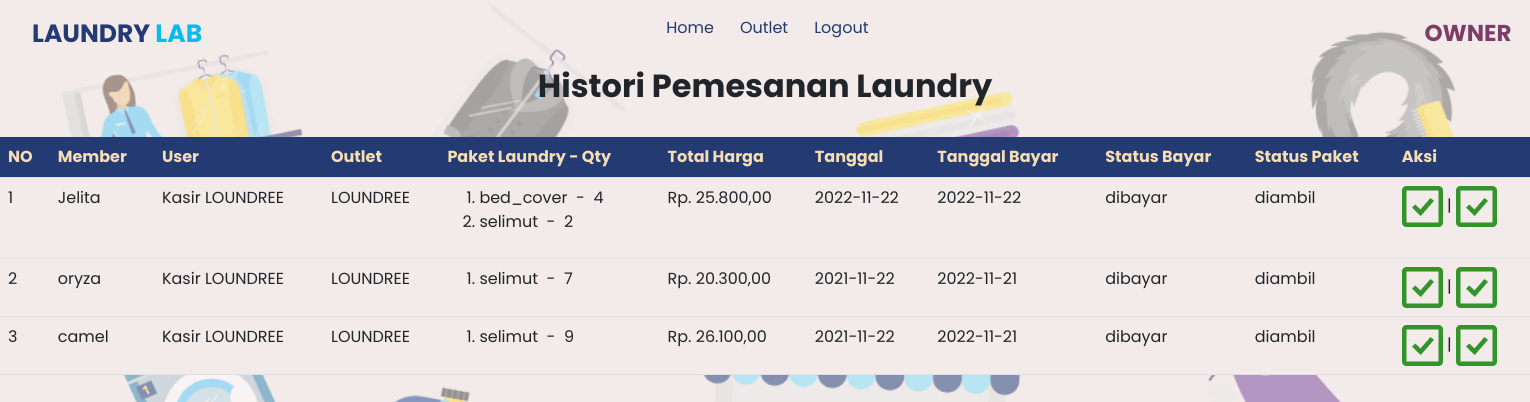
/laundry_ukl/owner/member/histori_owner.php?id_outlet=2 (signed in), run on the app's committed database.
### tables this page shows
CREATE TABLE `transaksi` (
  `id_transaksi` int(11) NOT NULL,
  `id_member` int(11) NOT NULL,
  `id_outlet` int(11) NOT NULL,
  `tgl` date NOT NULL,
  `batas_waktu` date NOT NULL,
  `tgl_bayar` date NOT NULL,
  `status` enum('baru','proses','selesai','diambil') NOT NULL,
  `status_bayar` enum('dibayar','belum_dibayar') NOT NULL,
  `id_user` int(11) NOT NULL
);

CREATE TABLE `member` (
  `id_member` int(11) NOT NULL,
  `nama_member` varchar(100) NOT NULL,
  `alamat` varchar(100) NOT NULL,
  `jenis_kelamin` enum('Laki-laki','Perempuan') NOT NULL,
  `tlp` varchar(15) NOT NULL
);

CREATE TABLE `user` (
  `id_user` int(11) NOT NULL,
  `nama_user` varchar(100) NOT NULL,
  `username` varchar(300) NOT NULL,
  `password` text NOT NULL,
  `role` enum('admin','kasir','owner') NOT NULL,
  `id_outlet` int(11) DEFAULT NULL
);

CREATE TABLE `outlet` (
  `id_outlet` int(11) NOT NULL,
  `nama_outlet` varchar(225) NOT NULL,
  `alamat` text NOT NULL,
  `telp` varchar(15) NOT NULL,
  `id_owner` int(11) NOT NULL
);

CREATE TABLE `detail_transaksi` (
  `id` int(11) NOT NULL,
  `id_transaksi` int(11) NOT NULL,
  `id_paket` int(11) NOT NULL,
  `qty` int(11) NOT NULL
);

CREATE TABLE `paket` (
  `id_paket` int(11) NOT NULL,
  `jenis` varchar(50) NOT NULL,
  `harga` int(11) NOT NULL
);

### laundry_ukl/owner/member/histori_owner.php (the view, shortened to what this page needs)
<?php
    include "../header.php";
    ?>
<!DOCTYPE html>
<link rel="stylesheet" href="../style3.css">
<body style="
margin:20px;
">
    <h2 align="center"><strong>Histori Pemesanan Laundry</strong></h2>
    <table class="table" style="background-color:#F2EBE9;">
        <br>
        <thead style="background-color: #243A73; color:wheat">
            <tr>
                <th>NO</th>
                <th>  Member</th>
                <th>  User</th>
                <th>  Outlet</th>
                <th>Paket Laundry - Qty </th>
                <th>Total Harga</th>
                <th>Tanggal</th>
                <th>Tanggal Bayar</th>
                <th>Status Bayar</th>
                <th>Status Paket</th>
                <th>Aksi</th>
            </tr>
        </thead>
        <tbody >
            <?php
            include "../../koneksi.php";
            $qry_histori = mysqli_query($conn, "select transaksi.*, member.nama_member, user.nama_user, outlet.nama_outlet from transaksi join user ON user.id_user = transaksi.id_user join member ON member.id_member = transaksi.id_member join outlet ON outlet.id_outlet = transaksi.id_outlet  where transaksi.id_outlet = '".$_GET['id_outlet']."' order by id_transaksi desc");
            $no = 0;
            while ($dt_histori = mysqli_fetch_array($qry_histori)) {
                $total = 0;
                $no++;
                $paket_dipesan = "<ol>";
                $qry_paket = mysqli_query($conn, "select * from  detail_transaksi join paket on paket.id_paket=detail_transaksi.id_paket where id_transaksi = '" . $dt_histori['id_transaksi'] . "'");
                while ($dt_paket = mysqli_fetch_array($qry_paket)) {
                    $paket_dipesan .= "<li class = 'paket'>" . $dt_paket['jenis'] . "&nbsp;&nbsp;-&nbsp;&nbsp;" . $dt_paket['qty']  . "</li>";
                    $total += $dt_paket['harga'] * $dt_paket['qty'];
                }
                $paket_dipesan .= "</ol>";
            ?>
                <tr>
                    <td><?= $no ?></td>
                    <td><?= $dt_histori['nama_member'] ?></td>
                    <td><?= $dt_histori ['nama_user'] ?></td>
                    <td><?= $dt_histori['nama_outlet'] ?></td>
                    <td><?= $paket_dipesan ?></td>
                    <td> <?php
                            echo "Rp. " . number_format($total, 2, ',', '.') . "";
                            ?>
                    </td>
                    <td><?= $dt_histori['tgl'] ?></td>
                    <td><?= $dt_histori['tgl_bayar'] ?></td>
                    <td><?= $dt_histori['status_bayar'] ?></td>
                    <td><?= $dt_histori['status'] ?></td>
                    <td>
                        <?php
                        if ($dt_histori['status_bayar'] == "belum_dibayar") {
                        ?>
                           <img src="../../blm.jpg" width="40px"  alt="belum bayar"> |
                        <?php
                        } else {
                        ?>
                             <img src="selesai.png" alt=""> |
                        <?php
                        }
                        ?>
                                <?php
                                if ($dt_histori['status'] == "baru") {
                                ?>
                                 <img src="../../blm.jpg" width="40px"  alt="belum bayar">
                                <?php
                                } elseif ($dt_histori['status'] == "proses") {
                                ?>
                                 <img src="../../blm.jpg" width="40px"  alt="belum bayar">
                                <?php
                                } elseif ($dt_histori['status'] == "selesai") {
                                ?>
                                   <img src="../../blm.jpg" width="40px"  alt="belum bayar">
                                <?php
                                } elseif ($dt_histori['status'] == "diambil") {
                                    ?><img src="selesai.png" alt="">
                        <?php
                        if($dt_histori['status_bayar'] == "dibayar"){
                        ?>
                        <?php
                        }}
                        ?>
                    </td>
                </tr>
            <?php
            }
            ?>
        </tbody>
    </table>
</body>
</html>

### laundry_ukl/owner/style3.css (style rules this page uses)
* { font-family: 'Poppins'; }
body { background:url("../background7.png"); background-size: cover; }

### laundry_ukl/owner/header.php (style rules this page uses)
* { font-family: 'Poppins'; }

### data on the page
transaksi: id_member.nama_member "Jelita", id_user.nama_user "Kasir LOUNDREE", id_outlet.nama_outlet "LOUNDREE", total "25.800,00", tgl "2022-11-22", tgl_bayar "2022-11-22", status_bayar "dibayar", status "diambil"
detail_transaksi: id_paket.jenis "bed_cover", qty "4"
detail_transaksi: id_paket.jenis "selimut", qty "2"
transaksi: id_member.nama_member "oryza", id_user.nama_user "Kasir LOUNDREE", id_outlet.nama_outlet "LOUNDREE", total "20.300,00", tgl "2021-11-22", tgl_bayar "2022-11-21", status_bayar "dibayar", status "diambil"
detail_transaksi: id_paket.jenis "selimut", qty "7"
transaksi: id_member.nama_member "camel", id_user.nama_user "Kasir LOUNDREE", id_outlet.nama_outlet "LOUNDREE", total "26.100,00", tgl "2021-11-22", tgl_bayar "2022-11-21", status_bayar "dibayar", status "diambil"
detail_transaksi: id_paket.jenis "selimut", qty "9"
